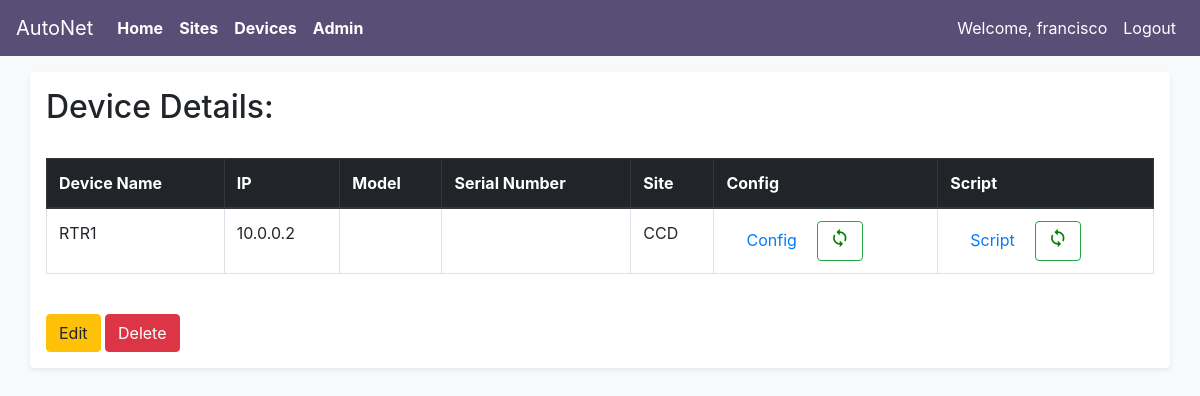
/devices/20 (signed in), run on an earlier commit of the app's database.
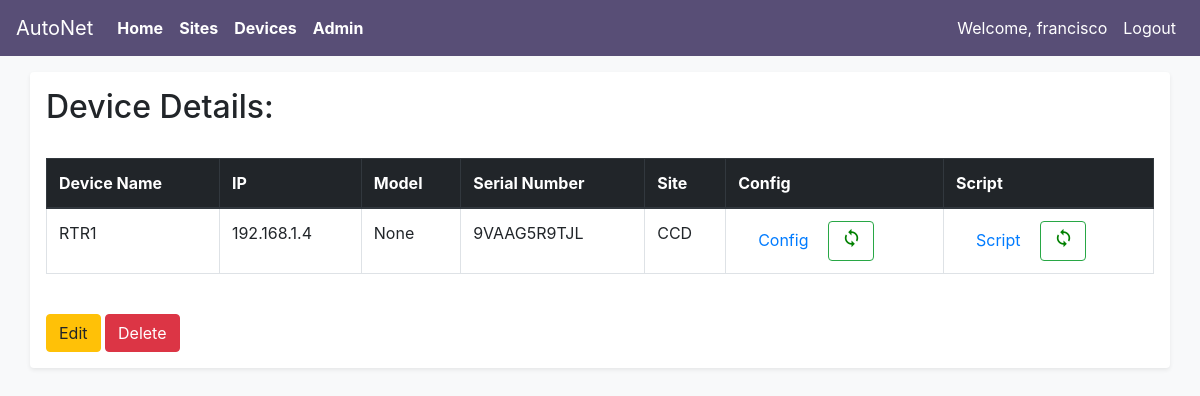
And on a later commit of the database.
### main_app/models.py (models this page shows, shortened)
class Devices(models.Model):
    VENDOR_LIST = (('C', 'Cisco'),
                                    ('J', 'Juniper'),
                                    ('A', 'Arista'),
                                    )
    device_name = models.CharField(max_length=100)
    device_ip = models.GenericIPAddressField()
    vendor = models.CharField(choices=VENDOR_LIST, max_length=10,
                                                default=VENDOR_LIST[0])
    site = models.ForeignKey(Sites,
                            on_delete=models.CASCADE,
                            related_name = 'devices',
                            )

class Sites(models.Model):
    site_name = models.CharField(max_length=100)
    site_location = models.CharField(max_length=250)
    site_address = models.CharField(max_length=400, null=True)
    site_poc_name = models.CharField(max_length=100)
    site_poc_number = models.CharField(max_length=30)

class DeviceDetail (models.Model):
    device_model = models.CharField(max_length=100, null=True)
    device_sn = models.CharField(max_length=250, null=True)
    device_config = models.TextField(null=True)
    device_script = models.TextField(null=True)
    last_modify = models.DateTimeField(auto_now=True) #null=True
    device_id = models.OneToOneField(Devices, on_delete=models.CASCADE,
                                    related_name = 'config', primary_key=True)

### main_app/views.py (the view)
# urls.py: path('devices/<int:pk>', login_required(views.DeviceDetailView.as_view()), name='devicedetail'),
class DeviceDetailView(DetailView):
    context_object_name = 'device_detail'
    model = models.Devices
    template_name = 'main_app/devices_detail.html'

### main_app/templates/main_app/devices_detail.html
{% extends 'main_app/main_app_base.html' %}
{%block content %}
<div class="container shadow-sm p-3 mb-5 bg-white rounded">
  <h2>Device Details:</h2>
  <br>
  <table class="table table-bordered">
    <thead  class="thead-dark">
      <th>Device Name</th>
      <th>IP</th>
      <th>Model</th>
      <th>Serial Number</th>
      <th>Site</th>
      <th>Config</th>
      <th>Script</th>
    </thead>
    <tr>
      <td>{{device_detail.device_name}}</td>
      <td>{{device_detail.device_ip}}</td>
      <td>{{device_detail.config.device_model}}</td>
      <td>{{device_detail.config.device_sn}}</td>
      <td>{{device_detail.site.site_name}}</td>
      <td><a href="config/{{device_detail.id}}" style="padding:20px">Config</a><a href="{{device_detail.device_ip}}&{{device_detail.id}}"><button type="button" class="btn btn-outline-success"><i class="material-icons" style="font-size:20px;color:green">sync</i></button></a></td>
      <td><a href="script/{{device_detail.id}}" style="padding:20px">Script</a><button type="button" class="btn btn-outline-success"><i class="material-icons" style="font-size:20px;color:green">sync</i></button></td>
    </tr>
  </table>
  <br>
  <a href="{% url 'main_app:updatedevice' pk=device_detail.id%}">
    <button class="btn btn-warning"type="submit">Edit</button>
  </a>
  <a href="{% url 'main_app:deletedevice' pk=device_detail.id%}">
    <button class="btn btn-danger"type="submit">Delete</button>
  </a>
</div>
{%endblock content %}

What changed in the data, as far as the page shows it:
changed Devices "RTR1": device_ip "10.0.0.2" → "192.168.1.4"; config.device_model (not shown) → "None"; config.device_sn (not shown) → "9VAAG5R9TJL"
